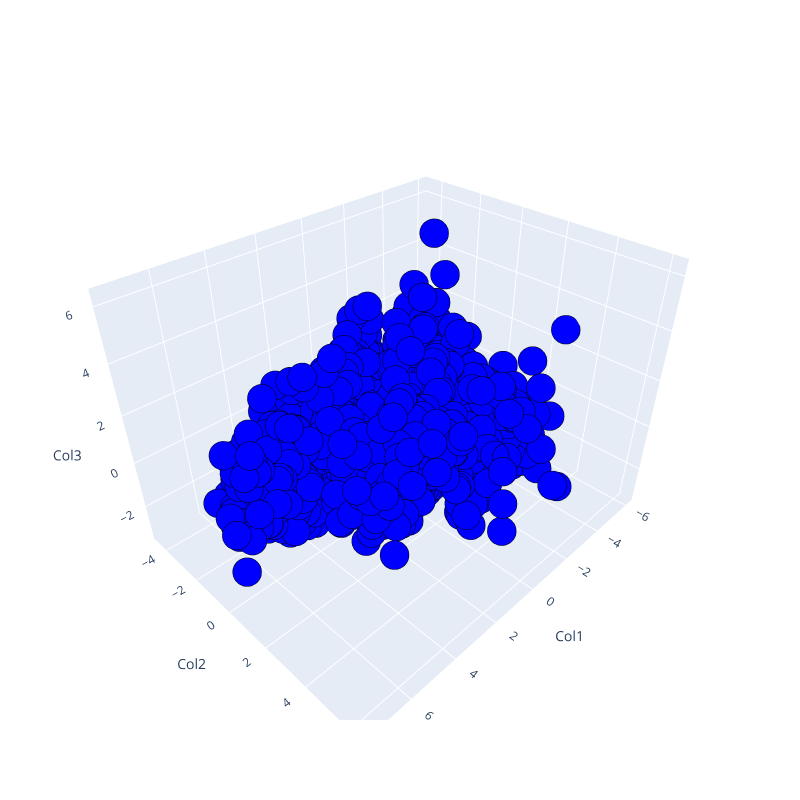

The notebook cell this image was saved under:
### Markdown cell above
## Image of data reduced to 3D

### Code cell
Scene = dict(xaxis = dict(title  = 'Col1'),yaxis = dict(title  = 'Col2'),zaxis = dict(title  = 'Col3'))
trace = go.Scatter3d(x=pca_df['col1'], y=pca_df['col2'], z=pca_df['col3'], mode='markers',marker=dict(color = 'blue', size= 10, line=dict(color= 'black',width = 10)))
layout = go.Layout(margin=dict(l=0,r=0),scene = Scene,height = 800,width = 800)
data = [trace]
fig = go.Figure(data = data, layout = layout)
fig.show()

### Figure 1 — Plotly figure (JSON) as saved in the notebook; plotly's stock layout.template omitted (floating-point values rounded to 4 significant figures; data arrays with more than 128 entries replaced by an {"elided": "..."} marker saying what was removed)
{"data": [{"marker": {"color": "blue", "line": {"color": "black", "width": 10}, "size": 10}, "mode": "markers", "type": "scatter3d", "x": {"elided": "2205 float values"}, "y": {"elided": "2205 float values"}, "z": {"elided": "2205 float values"}}], "layout": {"height": 800, "margin": {"l": 0, "r": 0}, "scene": {"xaxis": {"title": {"text": "Col1"}}, "yaxis": {"title": {"text": "Col2"}}, "zaxis": {"title": {"text": "Col3"}}}, "width": 800}}
